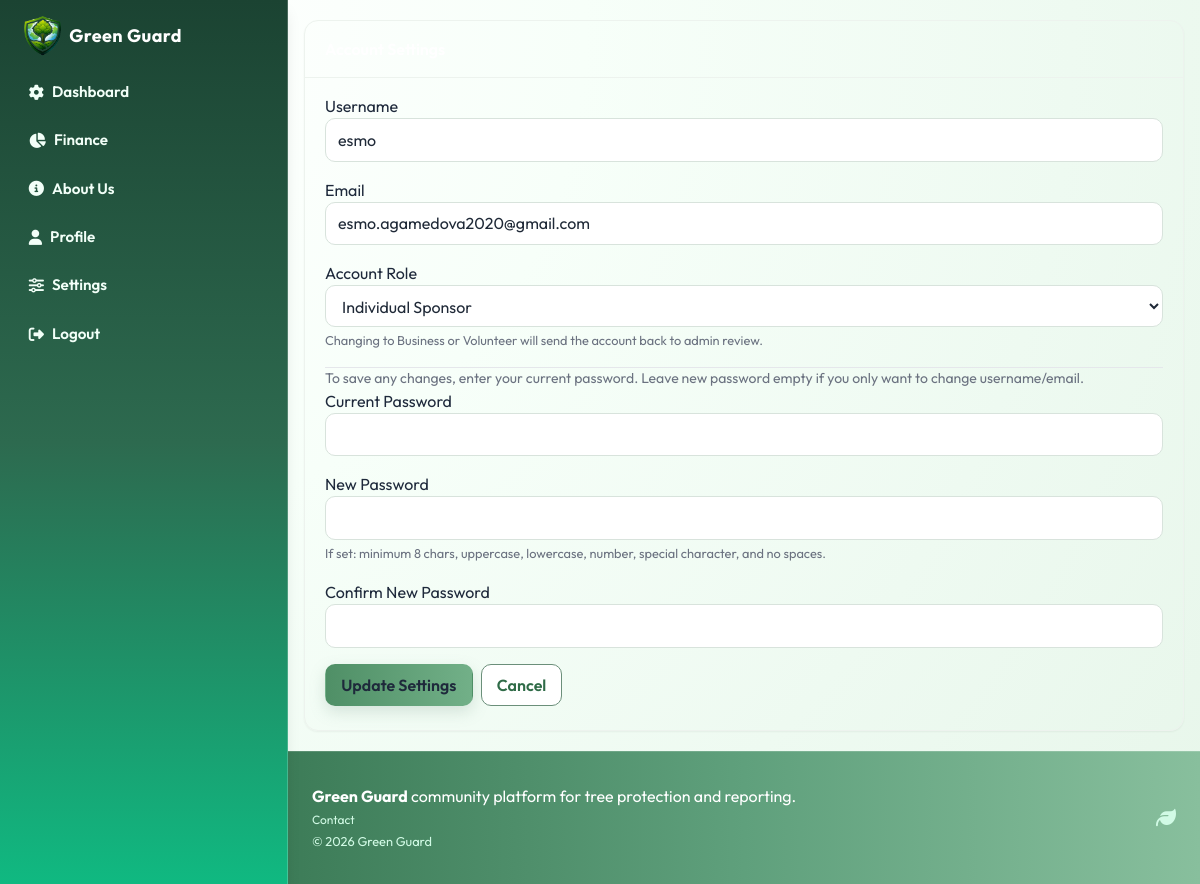
Screenshot of /settings (signed in) with the database file from the repository.
### models.py (models this page shows, shortened)
class User(UserMixin, db.Model):
    id = db.Column(db.Integer, primary_key=True)
    username = db.Column(db.String(80), unique=True, nullable=False)
    email = db.Column(db.String(120), unique=True, nullable=False)
    password_hash = db.Column(db.String(255), nullable=False)
    role = db.Column(db.String(30), default="individual", nullable=False)
    is_admin = db.Column(db.Boolean, default=False, nullable=False)
    verification_status = db.Column(
        db.String(20), default="approved", nullable=False
    )
    verified_at = db.Column(db.DateTime)
    verified_by_id = db.Column(db.Integer, db.ForeignKey("user.id"))
    created_at = db.Column(
        db.DateTime, default=datetime.utcnow, nullable=False)
    verified_by = db.relationship(
        "User",
        remote_side=[id],
        foreign_keys=[verified_by_id],
        post_update=True,
    )
    tree_records = db.relationship(
        "TreeRecord", backref="user", lazy=True, cascade="all, delete-orphan"
    )
    cutting_reports = db.relationship(
        "CuttingReport", backref="user", lazy=True, cascade="all, delete-orphan"
    )
    volunteer_signups = db.relationship(
        "VolunteerCampaignSignup", backref="user", lazy=True, cascade="all, delete-orphan"
    )
    support_donations = db.relationship(
        "SupportDonation", backref="user", lazy=True, cascade="all, delete-orphan"
    )
    created_campaigns = db.relationship(
        "Campaign", backref="creator", lazy=True, foreign_keys="Campaign.creator_user_id"
    )
    merch_purchases = db.relationship(
        "MerchPurchase", backref="user", lazy=True, cascade="all, delete-orphan"
    )

### routes/auth.py (the view, shortened to what this page needs)
@auth_bp.route("/settings", methods=["GET", "POST"])
@login_required
def settings():
    form = AccountSettingsForm(obj=current_user)
    return render_template("auth/settings.html", form=form)

### forms.py (shortened to what this page needs)
class AccountSettingsForm(FlaskForm):
    username = StringField("Username", validators=[
                           InputRequired(), Length(min=3, max=80)])
    email = StringField("Email", validators=[
                        InputRequired(), Email(), Length(max=120)])
    role = SelectField("Account Role", choices=ROLE_CHOICES,
                       validators=[InputRequired()])
    current_password = PasswordField(
        "Current Password", validators=[InputRequired()])
    new_password = PasswordField("New Password", validators=[
                                 Optional(), Length(min=8, max=128)])
    confirm_new_password = PasswordField(
        "Confirm New Password", validators=[Optional(), EqualTo("new_password", message="New passwords must match.")]
    )
    submit = SubmitField("Update Settings")

### app.py (called while the page is built)
@login_manager.user_loader
def load_user(user_id: str):
    from models import User
    return User.query.get(int(user_id))

### templates/auth/settings.html (shortened to what this page needs)
{% extends 'base.html' %}
{% block content %}
  <div class="container my-5">
    <div class="row justify-content-center">
      <div class="col-lg-7">
        <div class="card shadow-sm">
          <div class="card-header bg-primary text-white">
            <h1 class="h5 mb-0">Account Settings</h1>
          </div>
          <div class="card-body">
            <form method="POST">
              <div class="form-group">
                {{ form.username.label }}
                {{ form.username(class='form-control') }}
              </div>
              <div class="form-group">
                {{ form.email.label }}
                {{ form.email(class='form-control') }}
              </div>
              <div class="form-group">
                {{ form.role.label }}
                {{ form.role(class='form-control') }}
                <small class="form-text text-muted">Changing to Business or Volunteer will send the account back to admin review.</small>
              </div>
              <hr />
              <p class="text-muted small">To save any changes, enter your current password. Leave new password empty if you only want to change username/email.</p>
              <div class="form-group">
                {{ form.current_password.label }}
                {{ form.current_password(class='form-control', autocomplete='current-password') }}
              </div>
              <div class="form-group">
                {{ form.new_password.label }}
                {{ form.new_password(class='form-control', autocomplete='new-password') }}
                <small class="form-text text-muted">If set: minimum 8 chars, uppercase, lowercase, number, special character, and no spaces.</small>
              </div>
              <div class="form-group">
                {{ form.confirm_new_password.label }}
                {{ form.confirm_new_password(class='form-control', autocomplete='new-password') }}
              </div>
              <div class="d-flex flex-wrap">
                {{ form.submit(class='btn btn-primary mr-2 mb-2') }}
                <a href="{{ url_for('main.profile') }}" class="btn btn-outline-secondary mb-2">Cancel</a>
              </div>
            </form>
          </div>
        </div>
      </div>
    </div>
  </div>
{% endblock %}

### static/css/style.css (style rules this page uses)
:root { --gg-green-dark: #2f6b47; --gg-green-mid: #5fa07c; --gg-green-soft: #ecf9f0; --gg-earth: #b8a398; --gg-blush: #dff3e5; --gg-sky: #d8efe0; --gg-lemon: #f1f8dc; --gg-text: #223229; --gg-shadow: 0 10px 24px rgba(74, 125, 95, 0.16); }
body { font-family: 'Outfit', sans-serif; background: radial-gradient(circle at 8% 4%, #ffffff 0%, #f7fff9 35%, #eefaf1 70%, #e7f6ea 100%); color: var(--gg-text); }
.card { border: 1px solid #edf3ee; border-radius: 14px; box-shadow: var(--gg-shadow); }
.btn, .form-control, .custom-select { border-radius: 10px; }
.btn-primary, .btn-success { border: none; background: linear-gradient(90deg, #4f8f66 0%, #72b088 100%); box-shadow: 0 6px 15px rgba(122, 157, 138, 0.25); }
.container { width: 100%; max-width: 1120px; margin-left: auto; margin-right: auto; padding-left: 1rem; padding-right: 1rem; }
.row { display: flex; flex-wrap: wrap; margin-left: -0.75rem; margin-right: -0.75rem; }
[class*="col-"] { width: 100%; padding-left: 0.75rem; padding-right: 0.75rem; }
.d-flex { display: flex; }
.justify-content-center { justify-content: center; }
.text-white, .text-light { color: #ffffff; }
.text-muted { color: #6b7280; }
.small, small { font-size: 0.875rem; }
.card-header, .card-body { padding: 1rem 1.25rem; }
.card-header { border-bottom: 1px solid #edf3ee; border-radius: 14px 14px 0 0; font-weight: 600; }
.btn { display: inline-flex; align-items: center; justify-content: center; gap: 0.35rem; font-weight: 600; border: 1px solid transparent; padding: 0.5rem 0.95rem; cursor: pointer; text-decoration: none; }
.btn-outline-primary, .btn-outline-secondary { border-color: #6b8f7a; color: #2f6b47; background: #ffffff; }
.form-group { margin-bottom: 1rem; }
.form-control, .custom-select { width: 100%; background: #fff; border: 1px solid #d8e3dc; padding: 0.55rem 0.75rem; color: #1f2937; }
.shadow-sm { box-shadow: 0 6px 18px rgba(74, 125, 95, 0.12); }
.flex-wrap { flex-wrap: wrap; }
.mr-2 { margin-right: 0.5rem; }
.my-5 { margin-top: 3rem; margin-bottom: 3rem; }
.mb-0 { margin-bottom: 0; }
.mb-2 { margin-bottom: 0.5rem; }

### rows the page displays
User: username "esmo", email "esmo.agamedova2020@gmail.com", role "Individual Sponsor"
